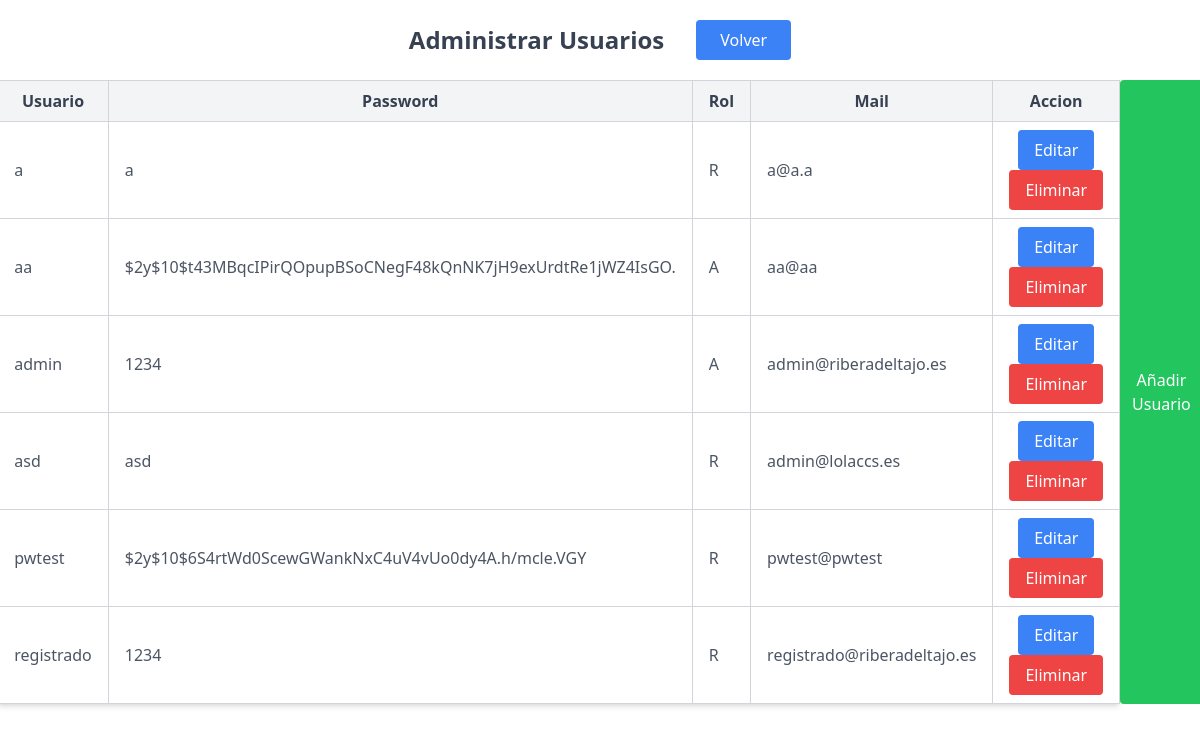
Page /pages/usuarios.php (signed in) on the earlier database version.
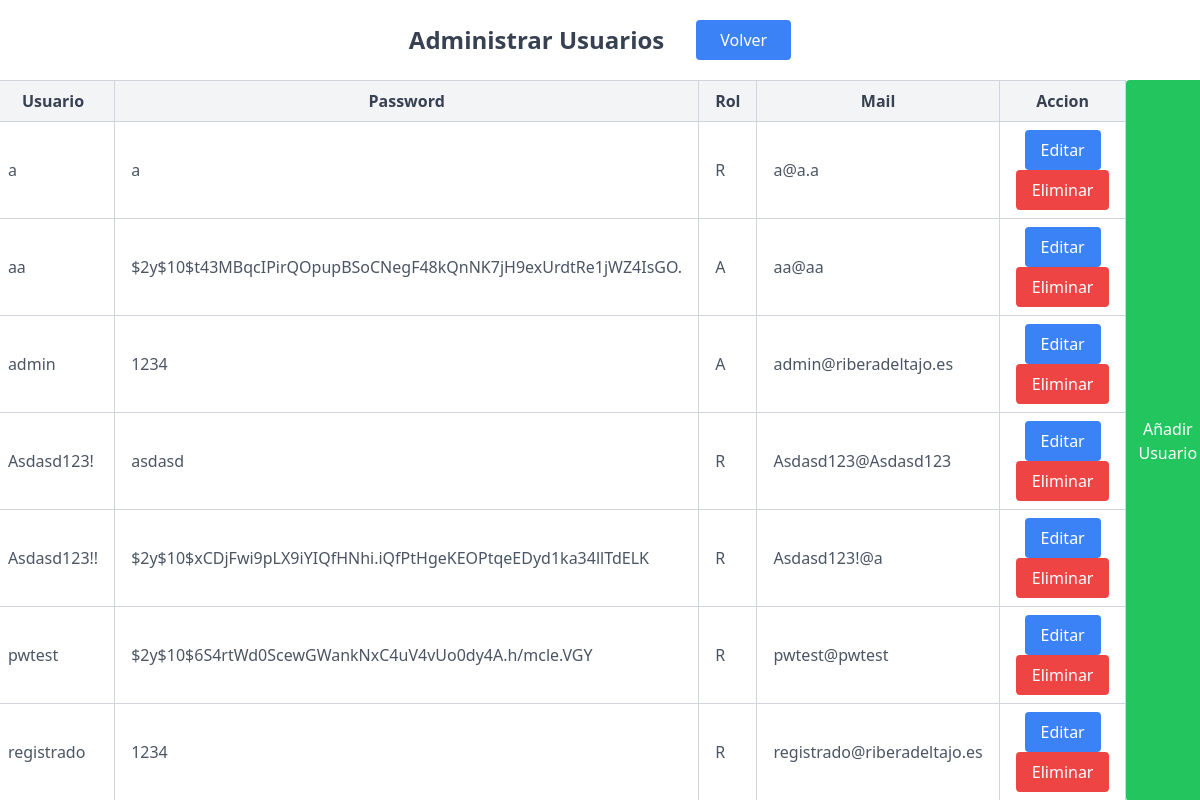
Same page on the later database version.
### tables this page shows
CREATE TABLE `usuarios` (
  `user` varchar(50) NOT NULL,
  `password` varchar(255) NOT NULL,
  `rol` char(1) DEFAULT NULL CHECK (`rol` in ('A','R')),
  `mail` varchar(100) NOT NULL,
  `path_image` varchar(255) NOT NULL DEFAULT '../assets/images/users/674f64281c8c9.png'
);

### pages/usuarios.php (the view, shortened to what this page needs)
<!DOCTYPE html>
<html lang="en">
<head>
    <script src="https://cdn.tailwindcss.com"></script>
    <link rel="stylesheet" href="../css/formularios.css">
</head>
<body>
    <?php
    include "funciones.php";
    ?>
    <div class="flex flex-row gap-8 items-center justify-center  text-center">
        <h1 class="text-2xl font-bold text-center text-gray-700 my-6">Administrar Usuarios</h1>
        <button class="bg-blue-500 text-white px-6 py-2 rounded hover:bg-blue-700">
            <a href="./perfil_admin.php">Volver</a>
        </button>
    </div>
    <div class="flex justify-center">
        <table class="table-auto border-collapse border border-gray-300 bg-white shadow-md w-3/4">
            <thead>
                <tr>
                    <th class="px-4 py-2 border border-gray-300 bg-gray-100 text-gray-700 font-semibold">Usuario</th>
                    <th class="px-4 py-2 border border-gray-300 bg-gray-100 text-gray-700 font-semibold">Password</th>
                    <th class="px-4 py-2 border border-gray-300 bg-gray-100 text-gray-700 font-semibold">Rol</th>
                    <th class="px-4 py-2 border border-gray-300 bg-gray-100 text-gray-700 font-semibold">Mail</th>
                    <th class="px-4 py-2 border border-gray-300 bg-gray-100 text-gray-700 font-semibold">Accion</th>
                </tr>
            </thead>
            <tbody>
                <?php
                $resultado = mostrarUsuarios();
                if (!empty($resultado)) {
                    foreach ($resultado as $user) {
                        echo "<tr>";
                        echo "<td class='px-4 py-2 border border-gray-300 text-gray-600'>{$user['user']}</td>";
                        echo "<td class='px-4 py-2 border border-gray-300 text-gray-600'>{$user['password']}</td>";
                        echo "<td class='px-4 py-2 border border-gray-300 text-gray-600'>{$user['rol']}</td>";
                        echo "<td class='px-4 py-2 border border-gray-300 text-gray-600'>{$user['mail']}</td>";
                        echo "<td class='px-4 py-2 border border-gray-300 text-center'>
    <form method='GET' action='editar_user.php' class='inline-block'>
        <input type='hidden' name='user' value='{$user['user']}'>
        <button type='submit' class='px-4 py-2 bg-blue-500 text-white rounded hover:bg-blue-700'>
            Editar
        </button>
    </form>
    <form method='POST' action='eliminar_user.php' class='inline-block'>
        <input type='hidden' name='user' value='{$user['user']}'>
        <button type='submit' name='eliminar_usuario' class='px-4 py-2 bg-red-500 text-white rounded hover:bg-red-700'>
            Eliminar
        </button>
    </form>
                                </td>";
                        echo "</tr>";
                    }
                } else {
                    echo "<tr><td colspan='11' class='px-4 py-2 border border-gray-300 text-center text-gray-600'>No hay datos disponibles</td></tr>";
                }
                ?>
            </tbody>
        </table>
        <button type='button' class='bg-green-500 text-white px-3 py-1 rounded hover:bg-green-600' onclick='showAddForm()'>Añadir Usuario</button>
    </div>
</body>
</html>

Differences in the rows shown:
removed usuarios: user "asd", password "asd", rol "R", mail "admin@lolaccs.es"
added usuarios: user "Asdasd123!", password "asdasd", rol "R", mail "Asdasd123@Asdasd123"
added usuarios: user "Asdasd123!!", password "$2y$10$xCDjFwi9pLX9iYIQfHNhi.iQfPtHgeKEOPtqeEDyd1ka34llTdELK", rol "R", mail "Asdasd123!@a"
